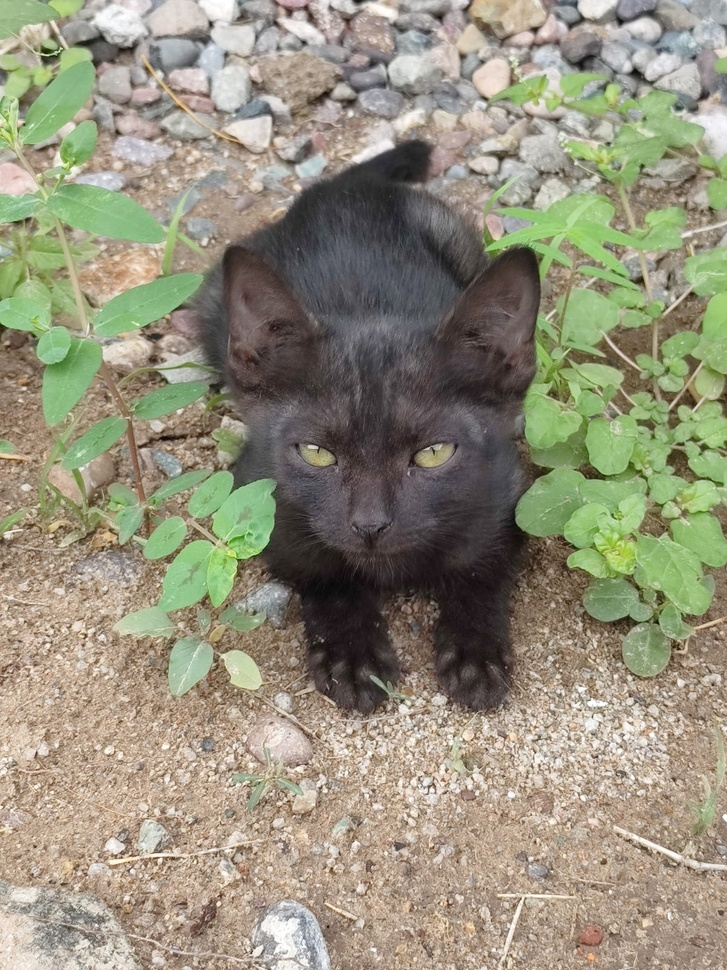
#> input picture Tarea 1/img2.jpeg, 727 x 970 px, shrunk from 1200 x 1600 before the run
$ python Tarea1.2.py
#> lines starting #> are read from the running program, lines starting #| are printed output that depends on the picture
# Kevin David Ruiz Gonzalez

# 2. Desarrollar un programa en Python que calcule el histograma acumulativo de una
# imagen en escala de grises de 8 bits y lo guarde en un archivo. La imagen del
# histograma acumulativo debe ser similar a esta imagen:

import cv2
import numpy as np
import matplotlib.pyplot as plt

# Leer la imagen
img = cv2.imread('img2.jpeg')
#> img is the input picture: shape (970, 727, 3); mean B, G, R 123.6, 144, 148.1

# Convertir la imagen a escala de grises
img = cv2.cvtColor(img, cv2.COLOR_BGR2GRAY)
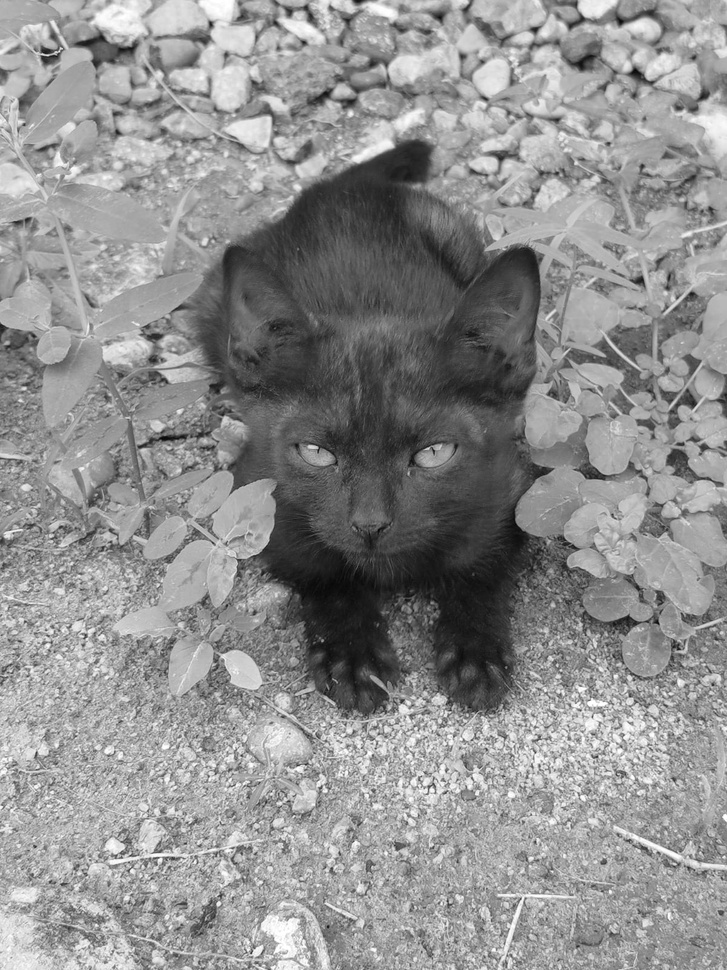
#> img: shape (970, 727); min 4, max 255, mean 142.9

# Calcular el histograma
hist = cv2.calcHist([img], [0], None, [256], [0, 256])
#> hist = 256 values, max 7984 at index 170, min 0 at index 0, mean 2754.6

# Calcular el histograma acumulativo
hist_acum = np.cumsum(hist)
#> hist_acum = 256 values from 0 to 705190

# Mostrar el histograma acumulativo
plt.plot(hist_acum)
plt.show()
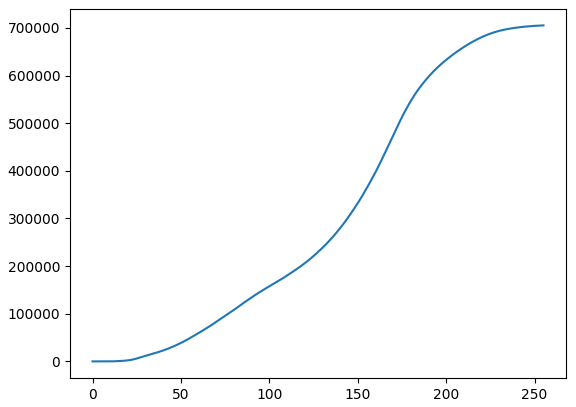
#> figure drawn by matplotlib, 1 panel; curve peaks at x = 255, y = 705190

# Guardar el histograma acumulativo como una imagen
plt.savefig('histograma_acumulativo.png')
plt.close()

$ run again, with Tarea 1/img1.jpeg copied over Tarea 1/img2.jpeg
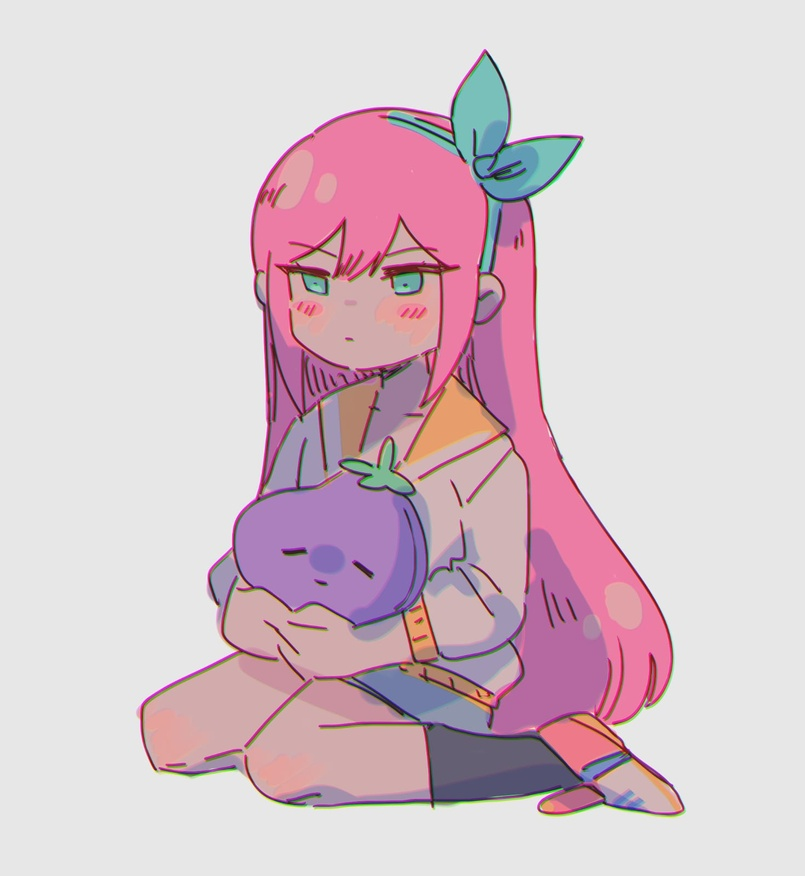
#> input picture Tarea 1/img1.jpeg, 805 x 876 px, shrunk from 1470 x 1600 before the run
#> img is the input picture: shape (876, 805, 3); mean B, G, R 203.9, 196.1, 214.5
#> `img = cv2.cvtColor(img, cv2.COLOR_BGR2GRAY)`:
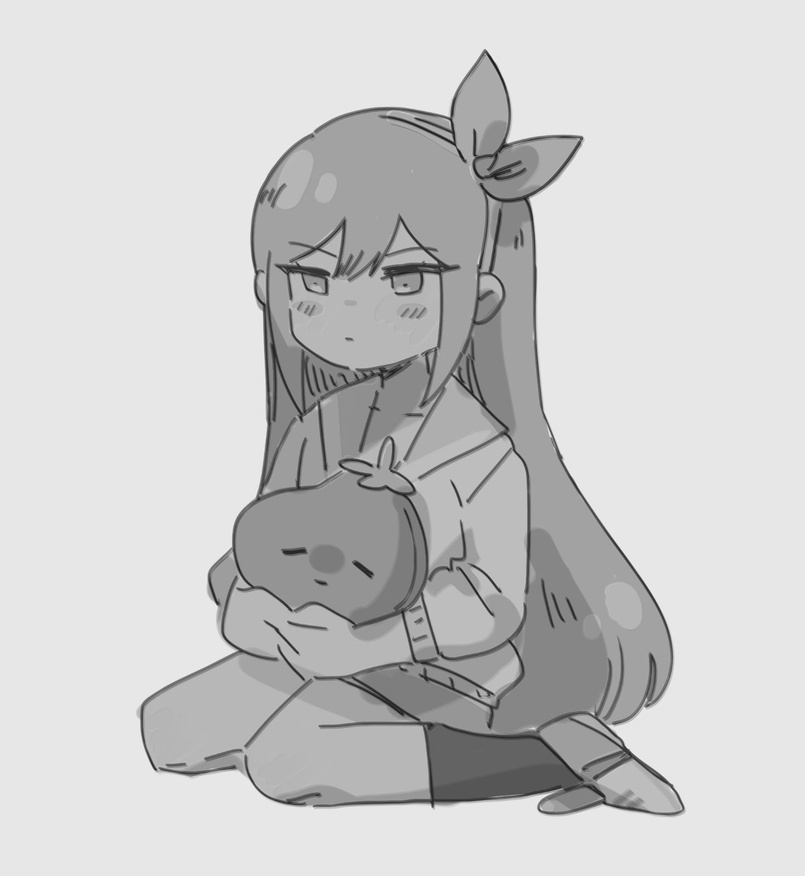
#> img: shape (876, 805); min 23, max 243, mean 202.5
#> hist = 256 values, max 447530 at index 231, min 0 at index 0, mean 2754.6
#> hist_acum = 256 values from 0 to 705180
#> `plt.show()`:
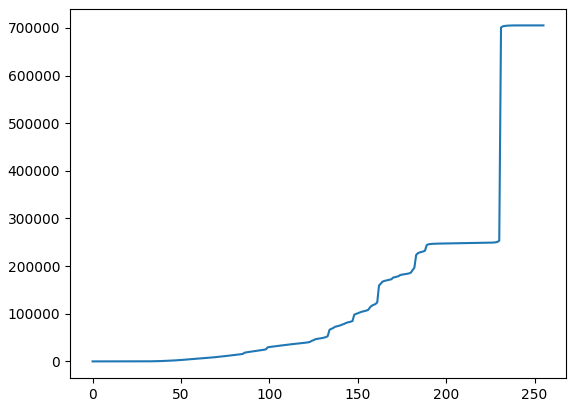
#> figure drawn by matplotlib, 1 panel; curve peaks at x = 243, y = 705180
